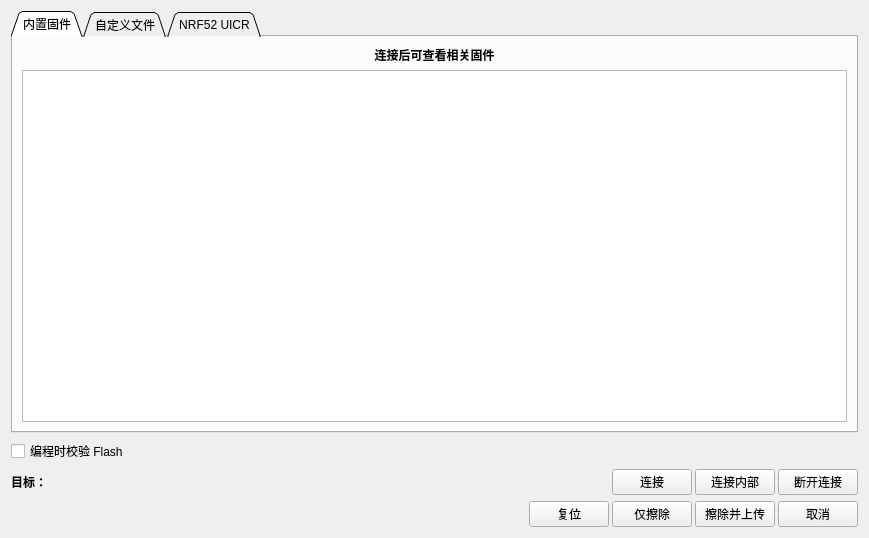
<?xml version="1.0" encoding="UTF-8"?>
<ui version="4.0">
 <class>PageSwdProg</class>
 <widget class="QWidget" name="PageSwdProg">
  <property name="geometry">
   <rect>
    <x>0</x>
    <y>0</y>
    <width>869</width>
    <height>538</height>
   </rect>
  </property>
  <property name="windowTitle">
   <string>Form</string>
  </property>
  <layout class="QVBoxLayout" name="verticalLayout_2">
   <item>
    <widget class="QTabWidget" name="tabWidget">
     <property name="tabShape">
      <enum>QTabWidget::Triangular</enum>
     </property>
     <property name="currentIndex">
      <number>0</number>
     </property>
     <widget class="QWidget" name="tab">
      <attribute name="title">
       <string>内置固件</string>
      </attribute>
      <layout class="QVBoxLayout" name="verticalLayout">
       <item>
        <widget class="QLabel" name="label_2">
         <property name="font">
          <font>
           <weight>75</weight>
           <bold>true</bold>
          </font>
         </property>
         <property name="text">
          <string>连接后可查看相关固件</string>
         </property>
         <property name="alignment">
          <set>Qt::AlignCenter</set>
         </property>
         <property name="wordWrap">
          <bool>true</bool>
         </property>
        </widget>
       </item>
       <item>
        <widget class="QListWidget" name="fwList"/>
       </item>
      </layout>
     </widget>
     <widget class="QWidget" name="tab_2">
      <attribute name="title">
       <string>自定义文件</string>
      </attribute>
      <layout class="QVBoxLayout" name="verticalLayout_3">
       <item>
        <layout class="QHBoxLayout" name="horizontalLayout_4">
         <item>
          <widget class="QRadioButton" name="useFw1Button">
           <property name="text">
            <string>使用</string>
           </property>
           <property name="checked">
            <bool>true</bool>
           </property>
          </widget>
         </item>
         <item>
          <widget class="QLineEdit" name="fwEdit"/>
         </item>
         <item>
          <widget class="QPushButton" name="chooseButton">
           <property name="sizePolicy">
            <sizepolicy hsizetype="Fixed" vsizetype="Fixed">
             <horstretch>0</horstretch>
             <verstretch>0</verstretch>
            </sizepolicy>
           </property>
           <property name="toolTip">
            <string>选择文件...</string>
           </property>
           <property name="text">
            <string/>
           </property>
           <property name="icon">
            <iconset resource="../res.qrc">
             <normaloff>:/res/icons/Open Folder-96.png</normaloff>:/res/icons/Open Folder-96.png</iconset>
           </property>
          </widget>
         </item>
        </layout>
       </item>
       <item>
        <layout class="QHBoxLayout" name="horizontalLayout_5">
         <item>
          <widget class="QRadioButton" name="useFw2Button">
           <property name="text">
            <string>使用</string>
           </property>
          </widget>
         </item>
         <item>
          <widget class="QLineEdit" name="fw2Edit"/>
         </item>
         <item>
          <widget class="QPushButton" name="choose2Button">
           <property name="sizePolicy">
            <sizepolicy hsizetype="Fixed" vsizetype="Fixed">
             <horstretch>0</horstretch>
             <verstretch>0</verstretch>
            </sizepolicy>
           </property>
           <property name="toolTip">
            <string>选择文件...</string>
           </property>
           <property name="text">
            <string/>
           </property>
           <property name="icon">
            <iconset resource="../res.qrc">
             <normaloff>:/res/icons/Open Folder-96.png</normaloff>:/res/icons/Open Folder-96.png</iconset>
           </property>
          </widget>
         </item>
        </layout>
       </item>
       <item>
        <layout class="QHBoxLayout" name="horizontalLayout_6">
         <item>
          <widget class="QRadioButton" name="useFw3Button">
           <property name="text">
            <string>使用</string>
           </property>
          </widget>
         </item>
         <item>
          <widget class="QLineEdit" name="fw3Edit"/>
         </item>
         <item>
          <widget class="QPushButton" name="choose3Button">
           <property name="sizePolicy">
            <sizepolicy hsizetype="Fixed" vsizetype="Fixed">
             <horstretch>0</horstretch>
             <verstretch>0</verstretch>
            </sizepolicy>
           </property>
           <property name="toolTip">
            <string>选择文件...</string>
           </property>
           <property name="text">
            <string/>
           </property>
           <property name="icon">
            <iconset resource="../res.qrc">
             <normaloff>:/res/icons/Open Folder-96.png</normaloff>:/res/icons/Open Folder-96.png</iconset>
           </property>
          </widget>
         </item>
        </layout>
       </item>
       <item>
        <layout class="QHBoxLayout" name="horizontalLayout_7">
         <item>
          <widget class="QRadioButton" name="useFw4Button">
           <property name="text">
            <string>使用</string>
           </property>
          </widget>
         </item>
         <item>
          <widget class="QLineEdit" name="fw4Edit"/>
         </item>
         <item>
          <widget class="QPushButton" name="choose4Button">
           <property name="sizePolicy">
            <sizepolicy hsizetype="Fixed" vsizetype="Fixed">
             <horstretch>0</horstretch>
             <verstretch>0</verstretch>
            </sizepolicy>
           </property>
           <property name="toolTip">
            <string>选择文件...</string>
           </property>
           <property name="text">
            <string/>
           </property>
           <property name="icon">
            <iconset resource="../res.qrc">
             <normaloff>:/res/icons/Open Folder-96.png</normaloff>:/res/icons/Open Folder-96.png</iconset>
           </property>
          </widget>
         </item>
        </layout>
       </item>
       <item>
        <spacer name="verticalSpacer">
         <property name="orientation">
          <enum>Qt::Vertical</enum>
         </property>
         <property name="sizeHint" stdset="0">
          <size>
           <width>20</width>
           <height>266</height>
          </size>
         </property>
        </spacer>
       </item>
      </layout>
     </widget>
     <widget class="QWidget" name="tab_3">
      <attribute name="title">
       <string>NRF52 UICR</string>
      </attribute>
      <layout class="QVBoxLayout" name="verticalLayout_4">
       <item>
        <widget class="QTableWidget" name="uicrTable">
         <attribute name="horizontalHeaderStretchLastSection">
          <bool>false</bool>
         </attribute>
         <column>
          <property name="text">
           <string>名称</string>
          </property>
         </column>
         <column>
          <property name="text">
           <string>偏移</string>
          </property>
         </column>
         <column>
          <property name="text">
           <string>值</string>
          </property>
         </column>
         <column>
          <property name="text">
           <string>读取</string>
          </property>
         </column>
         <column>
          <property name="text">
           <string>写入</string>
          </property>
         </column>
        </widget>
       </item>
       <item>
        <layout class="QHBoxLayout" name="horizontalLayout_3">
         <item>
          <widget class="QPushButton" name="uicrReadButton">
           <property name="text">
            <string>全部读取</string>
           </property>
           <property name="icon">
            <iconset resource="../res.qrc">
             <normaloff>:/res/icons/Upload-96.png</normaloff>:/res/icons/Upload-96.png</iconset>
           </property>
          </widget>
         </item>
         <item>
          <widget class="QPushButton" name="uicrWriteButton">
           <property name="text">
            <string>全部写入</string>
           </property>
           <property name="icon">
            <iconset resource="../res.qrc">
             <normaloff>:/res/icons/Download-96.png</normaloff>:/res/icons/Download-96.png</iconset>
           </property>
          </widget>
         </item>
         <item>
          <widget class="QPushButton" name="uicrEraseButton">
           <property name="text">
            <string>擦除</string>
           </property>
           <property name="icon">
            <iconset resource="../res.qrc">
             <normaloff>:/res/icons/Delete-96.png</normaloff>:/res/icons/Delete-96.png</iconset>
           </property>
          </widget>
         </item>
        </layout>
       </item>
      </layout>
     </widget>
    </widget>
   </item>
   <item>
    <widget class="QCheckBox" name="verifyBox">
     <property name="text">
      <string>编程时校验 Flash</string>
     </property>
     <property name="checked">
      <bool>false</bool>
     </property>
    </widget>
   </item>
   <item>
    <layout class="QHBoxLayout" name="horizontalLayout_2">
     <property name="spacing">
      <number>3</number>
     </property>
     <item>
      <widget class="QLabel" name="label">
       <property name="font">
        <font>
         <weight>75</weight>
         <bold>true</bold>
        </font>
       </property>
       <property name="text">
        <string>目标：</string>
       </property>
      </widget>
     </item>
     <item>
      <widget class="QLabel" name="targetLabel">
       <property name="sizePolicy">
        <sizepolicy hsizetype="MinimumExpanding" vsizetype="Preferred">
         <horstretch>0</horstretch>
         <verstretch>0</verstretch>
        </sizepolicy>
       </property>
       <property name="text">
        <string/>
       </property>
      </widget>
     </item>
     <item>
      <widget class="QPushButton" name="connectButton">
       <property name="toolTip">
        <string>通过 SWD 连接外部 MCU。</string>
       </property>
       <property name="text">
        <string>连接</string>
       </property>
       <property name="icon">
        <iconset resource="../res.qrc">
         <normaloff>:/res/icons/Connected-96.png</normaloff>:/res/icons/Connected-96.png</iconset>
       </property>
      </widget>
     </item>
     <item>
      <widget class="QPushButton" name="connectNrf5xButton">
       <property name="toolTip">
        <string>连接内部 NRF5x MCU</string>
       </property>
       <property name="text">
        <string>连接内部</string>
       </property>
       <property name="icon">
        <iconset resource="../res.qrc">
         <normaloff>:/res/icons/Connected-96.png</normaloff>:/res/icons/Connected-96.png</iconset>
       </property>
      </widget>
     </item>
     <item>
      <widget class="QPushButton" name="disconnectButton">
       <property name="text">
        <string>断开连接</string>
       </property>
       <property name="icon">
        <iconset resource="../res.qrc">
         <normaloff>:/res/icons/Disconnected-96.png</normaloff>:/res/icons/Disconnected-96.png</iconset>
       </property>
      </widget>
     </item>
    </layout>
   </item>
   <item>
    <layout class="QHBoxLayout" name="horizontalLayout">
     <property name="spacing">
      <number>3</number>
     </property>
     <item>
      <widget class="DisplayPercentage" name="display" native="true">
       <property name="sizePolicy">
        <sizepolicy hsizetype="MinimumExpanding" vsizetype="Preferred">
         <horstretch>0</horstretch>
         <verstretch>0</verstretch>
        </sizepolicy>
       </property>
      </widget>
     </item>
     <item>
      <widget class="QPushButton" name="resetButton">
       <property name="text">
        <string>复位</string>
       </property>
       <property name="icon">
        <iconset resource="../res.qrc">
         <normaloff>:/res/icons/Restart-96.png</normaloff>:/res/icons/Restart-96.png</iconset>
       </property>
      </widget>
     </item>
     <item>
      <widget class="QPushButton" name="eraseFlashButton">
       <property name="text">
        <string>仅擦除</string>
       </property>
       <property name="icon">
        <iconset resource="../res.qrc">
         <normaloff>:/res/icons/Delete-96.png</normaloff>:/res/icons/Delete-96.png</iconset>
       </property>
      </widget>
     </item>
     <item>
      <widget class="QPushButton" name="uploadButton">
       <property name="text">
        <string>擦除并上传</string>
       </property>
       <property name="icon">
        <iconset resource="../res.qrc">
         <normaloff>:/res/icons/Download-96.png</normaloff>:/res/icons/Download-96.png</iconset>
       </property>
      </widget>
     </item>
     <item>
      <widget class="QPushButton" name="cancelButton">
       <property name="text">
        <string>取消</string>
       </property>
       <property name="icon">
        <iconset resource="../res.qrc">
         <normaloff>:/res/icons/Cancel-96.png</normaloff>:/res/icons/Cancel-96.png</iconset>
       </property>
      </widget>
     </item>
    </layout>
   </item>
  </layout>
 </widget>
 <customwidgets>
  <customwidget>
   <class>DisplayPercentage</class>
   <extends>QWidget</extends>
   <header>widgets/displaypercentage.h</header>
   <container>1</container>
  </customwidget>
 </customwidgets>
 <resources>
  <include location="../res.qrc"/>
 </resources>
 <connections/>
</ui>
